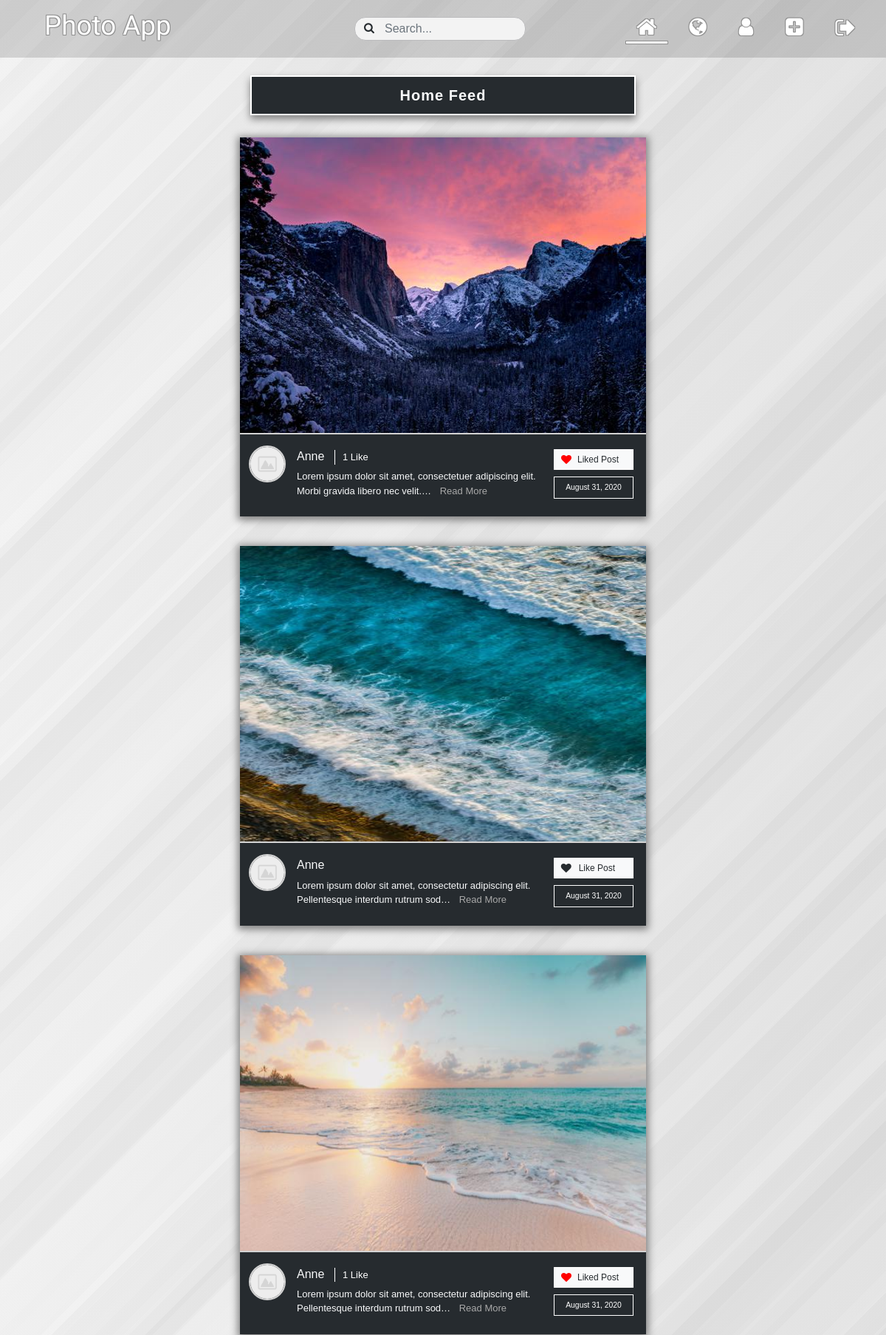
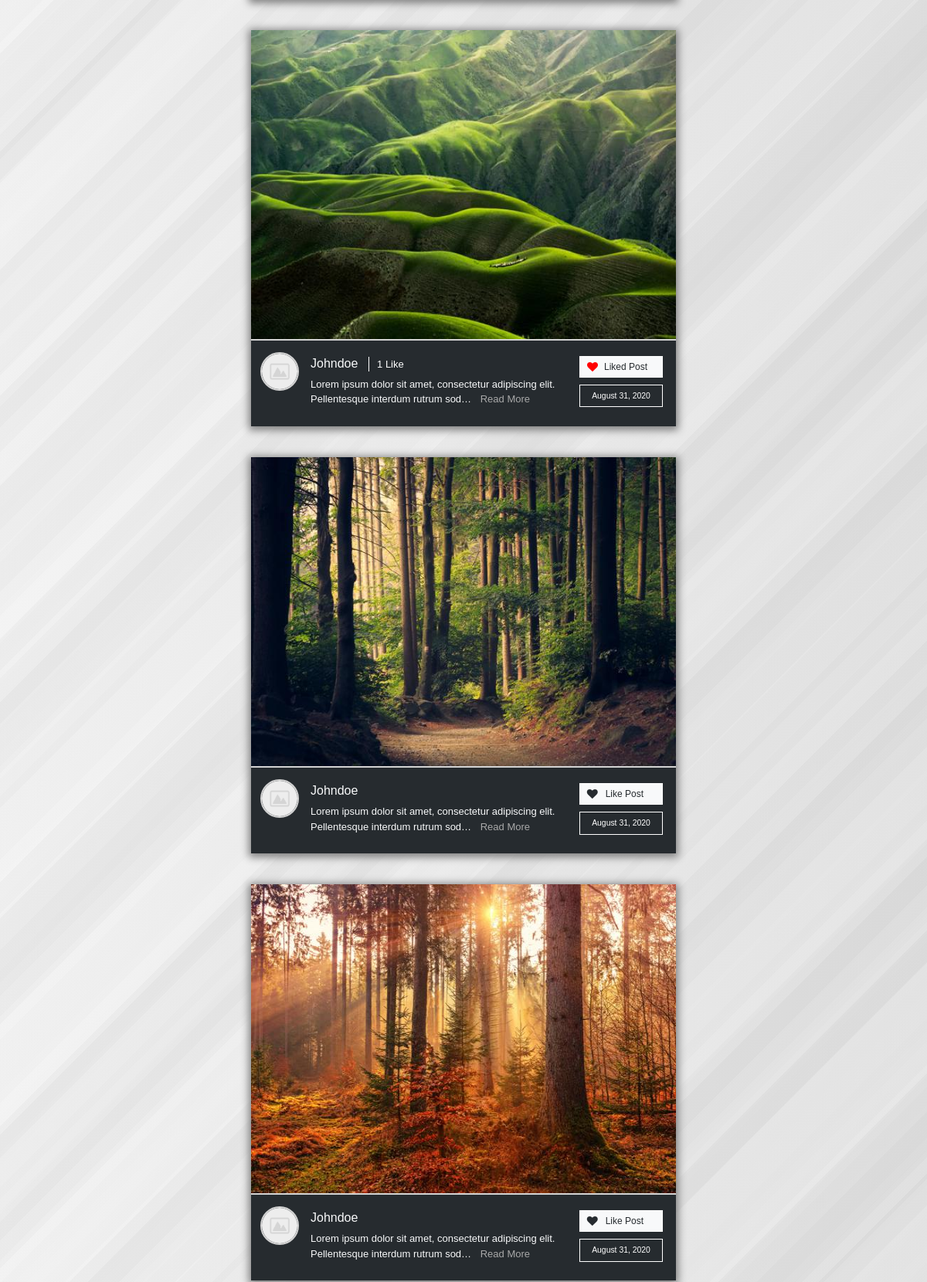
The app's page / (signed in, upper part) with its own data (2 pictures, top to bottom).
### photo_sharing/models.py (models this page shows, shortened)
class Post(models.Model):
    user = models.ForeignKey(User, on_delete=models.CASCADE)
    image = models.ImageField(upload_to='post-images')
    description = models.TextField()
    date_created = models.DateTimeField(auto_now_add=True)

### users/models.py (models this page shows, shortened)
class Profile(models.Model):
    user = models.OneToOneField(User, on_delete=models.CASCADE)
    image = models.ImageField(default='default.jpg', upload_to='profile-image')
    bio = models.CharField(max_length=150)
    following = models.ManyToManyField(User, related_name='followers')

### photo_sharing/views.py (the view)
# urls.py: path('', views.home_feed, name='home'),
@login_required
def home_feed(request):
    following_list = list(Profile.objects.filter(user=request.user).values("following").all())
    following_list = list(map(lambda item: item["following"], following_list))
    following_list.append(request.user.id)
    newest_posts = Post.objects.filter(user_id__in=following_list).all().order_by('-date_created')[:10]
    return render(request, 'photo_sharing/post_list.html', {
        "post_likes": list(PostLike.objects.filter(user=request.user).values_list('post_id', flat=True).all()),
        "newest_posts": newest_posts,
        "following": list(Profile.objects.get(user=request.user).following.all())[:8],
        "home": True
    })

### users/context_processors.py (called while the page is built)
def isFollowing(request):
    if (request.user.username):
        following_list = list(Profile.objects.get(user=request.user).following.all())
    else:
        following_list = 0
    return {
        'following_list': following_list
    }

### photo_sharing/templates/photo_sharing/post_list.html (shortened to what this page needs)
{% extends 'photo_sharing/layout.html' %}
{% block content %}
{% load static %}
<div class='custom_row'>
<div class='center-col'>
    <div id='global-posts'>
        <br>
        <div class='text-center'>
            <div class="page-title home-title">
                Home Feed
            </div>
        </div>
        {% for post in newest_posts %}
            <div class="row no-gutters justify-content-center home">
                <div class="col-12 post-block">
                    <div class='post-image'>
                        <img src="{{ post.image.url }}" alt="Post Image">
                    </div>
                    <div class='post-description-section'>
                        <div class='post-user-image'>
                            <img src="{{ post.user.profile.image.url }}" alt="User Profile Image">
                        </div>
                        <div class='post-description'>
                            <a class='username-link' href="{% url 'profile' post.user.username %}"><h6>{{ post.user.username|title }}</h6></a>
                                <div class='likes'><a href="{% url 'likes-list' post.id %}"><p>
                                    {% if post.postlike_set.all.count > 0 %}
                                    <span class="likes-count">{{ post.postlike_set.all.count }}</span>
                                    {% else %}
                                    <span class="likes-count likes-hidden">0</span>
                                    {% endif %}
                                    {% if post.postlike_set.all.count == 1 %}
                                    <span id="like-title"> Like</span>
                                    {% elif post.postlike_set.all.count > 1 %}
                                    <span id="like-title"> Likes</span>
                                    {% else %}
                                    <span class='likes-hidden' id="like-title"> Like</span>
                                    {% endif %}
                                    </p></a></div>
                            <p class='post-p'><span class='post-text' data-description='{{ post.description|capfirst }}'>{{ post.description|capfirst|truncatechars:90 }}</span> {% if post.description|length > 90 %} <button class='post-read-more-btn'>Read More</button> {% endif %} </p>
                            {% if post.id not in post_likes %}
                            <a href="{% url 'post-like' post.id %}" data-id="{{post.id}}" class='like-btn'><p><i class="fa fa-heart" aria-hidden="true"></i>Like Post</p></a>
                            {% else %}
                            <a href="{% url 'post-like' post.id %}" data-id="{{post.id}}" class='like-btn liked'><p><i class="fa fa-heart" aria-hidden="true"></i>Liked Post</p></a>
                            {% endif %}
                            <p class='post-date'>{{ post.date_created|date:'F d, Y' }}</p>
                        </div>
                    </div>
                </div>
            </div>
        {% empty %}
        <div class='bg-dark text-white py-3 px-4 mt-4'>Your feed is empty. Begin following people to see their posts here.</div>
        {% endfor %}
    </div>
</div>
</div>
{% endblock %}

### photo_sharing/static/photo_sharing/main.css (style rules this page uses)
body { background-image: repeating-linear-gradient(135deg, rgba(128, 128, 128, 0.03) 0px, rgba(128, 128, 128, 0.03) 36px,rgba(119, 119, 119, 0.03) 36px, rgba(119, 119, 119, 0.03) 58px,rgba(198, 198, 198, 0.03) 58px, rgba(198, 198, 198, 0.03) 79px,rgba(15, 15, 15, 0.03) 79px, rgba(15, 15, 15, 0.03) 108px,rgba(146, 146, 146, 0.03) 108px, rgba(146, 146, 146, 0.03) 120px,rgba(135, 135, 135, 0.03) 120px, rgba(135, 135, 135, 0.03) 160px,rgba(98, 98, 98, 0.03) 160px, rgba(98, 98, 98, 0.03) 202px,rgba(197, 197, 197, 0.03) 202px, rgba(197, 197, 197, 0.03) 223px),repeating-linear-gradient(135deg, rgba(146, 146, 146, 0.03) 0px, rgba(146, 146, 146, 0.03) 48px,rgba(148, 148, 148, 0.03) 48px, rgba(148, 148, 148, 0.03) 92px,rgba(187, 187, 187, 0.03) 92px, rgba(187, 187, 187, 0.03) 124px,rgba(127, 127, 127, 0.03) 124px, rgba(127, 127, 127, 0.03) 137px,rgba(123, 123, 123, 0.03) 137px, rgba(123, 123, 123, 0.03) 156px,rgba(7, 7, 7, 0.03) 156px, rgba(7, 7, 7, 0.03) 198px,rgba(140, 140, 140, 0.03) 198px, rgba(140, 140, 140, 0.03) 224px,rgba(167, 167, 167, 0.03) 224px, rgba(167, 167, 167, 0.03) 249px),repeating-linear-gradient(135deg, rgba(118, 118, 118, 0.03) 0px, rgba(118, 118, 118, 0.03) 11px,rgba(69, 69, 69, 0.03) 11px, rgba(69, 69, 69, 0.03) 38px,rgba(202, 202, 202, 0.03) 38px, rgba(202, 202, 202, 0.03) 63px,rgba(213, 213, 213, 0.03) 63px, rgba(213, 213, 213, 0.03) 100px,rgba(238, 238, 238, 0.03) 100px, rgba(238, 238, 238, 0.03) 122px,rgba(221, 221, 221, 0.03) 122px, rgba(221, 221, 221, 0.03) 139px,rgba(34, 34, 34, 0.03) 139px, rgba(34, 34, 34, 0.03) 168px,rgba(52, 52, 52, 0.03) 168px, rgba(52, 52, 52, 0.03) 198px),linear-gradient(90deg, rgb(248, 248, 248),rgb(233, 233, 233)); background-position: center; background-repeat: no-repeat; background-size: cover; background-attachment: fixed; font-family: Helvetica, sans-serif; color: #f8f9fa; min-height: 100vh; }
.custom_row { display: grid; grid-template-columns: 25% 50% 25%; max-width: 1375px; margin: auto; }
@media (max-width: 1200px) { .custom_row { display: block; } }
#global-posts { width: 90%; max-width: 550px; margin: auto; }
.home-title { font-size: 1.25rem !important; }
.home .post-image { width: 100%; height: 400px; }
.home .post-image img { height: 100%; width: 100%; }
.home .post-description { font-size: 13px; margin: 5px 5px 5px 15px; position: relative; padding-right: 120px; padding-bottom: 5px; width: 100%; min-height: 68px; display: inline-block; max-height: 80px; overflow-y: scroll; }
.post-text { margin-right: 8px; }
.post-read-more-btn, .view-post-btn { display: inline; padding: 0; background: none; outline: none; border: none; color: darkgrey; }
.home .post-date { top: 37px; right: 0; padding: 6px 0; font-size: 0.65rem; background: #262B2F; text-align: center; border: 1px solid white; color: white; box-sizing: border-box; width: 108px; }
.like-btn { position: absolute; top: 0; right: 0; background: #f8f9fa; color: #262B2F; padding: 4px 24px 4px 9px; font-size: 12px; border: 1px solid white; cursor: pointer; }
.like-btn .fa-heart { margin-right: 10px; font-size: 14px; position: relative; top: 1px; }
.liked { padding: 4px 19px 4px 9px; }
.liked .fa-heart { color: red; margin-right: 8px; }
.likes { display: inline-block; margin-left: 10px; border-left: 1px solid white; padding-left: 10px; }
.likes a { color: white; }
.post-block, .profile-post-block { background: #262B2F; display: flex; flex-direction: column; box-sizing: border-box; margin: 20px; box-shadow: 0px 2px 10px 3px grey; position: relative; width: 370px; }
.post-image { width: 100%; height: 300px; }
.post-image img { height: 100%; width: 100%; }
.post-description-section { display: flex; padding: 15px 12px; border-top: 2px solid lightgrey; }
.post-user-image img { width: 50px; height: 50px; border-radius: 50%; border: 2px solid lightgrey; }
.post-description { font-size: 12px; margin: auto; margin-left: 15px; }
.post-description p { margin-bottom: 0; }
.post-date { display: inline-block; position: absolute; top: 10px; right: 0px; background: #f8f9fa; color: #262B2F; padding: 4px 10px; font-size: 12px; }
.page-title { border: 2px solid white; color: #f8f9fa; background: #262B2F; padding: 10px 5px; max-width: 650px; width: 95%; box-shadow: 0px 5px 10px grey; margin: auto; margin-bottom: 10px; font-size: 1.7rem; font-weight: bold; letter-spacing: 1px; }
.username-link { display: inline-block; color: #f8f9fa; }

### records on screen
Post: image (picture), user.profile.image (placeholder picture), user.username "Anne", postlike_set.all.count "1", shows "Like", description "Lorem ipsum dolor sit amet, consectetuer adipiscing elit. Morbi gravida libero nec velit.…", shows "Read More", date_created "August 31, 2020"
Post: image (picture), user.profile.image (placeholder picture), user.username "Anne", description "Lorem ipsum dolor sit amet, consectetur adipiscing elit. Pellentesque interdum rutrum sod…", shows "Read More", date_created "August 31, 2020"
Post: image (picture), user.profile.image (placeholder picture), user.username "Anne", postlike_set.all.count "1", shows "Like", description "Lorem ipsum dolor sit amet, consectetur adipiscing elit. Pellentesque interdum rutrum sod…", shows "Read More", date_created "August 31, 2020"
Post: image (picture), user.profile.image (placeholder picture), user.username "Johndoe", postlike_set.all.count "1", shows "Like", description "Lorem ipsum dolor sit amet, consectetur adipiscing elit. Pellentesque interdum rutrum sod…", shows "Read More", date_created "August 31, 2020"
Post: image (picture), user.profile.image (placeholder picture), user.username "Johndoe", description "Lorem ipsum dolor sit amet, consectetur adipiscing elit. Pellentesque interdum rutrum sod…", shows "Read More", date_created "August 31, 2020"
Post: image (picture), user.profile.image (placeholder picture), user.username "Johndoe", description "Lorem ipsum dolor sit amet, consectetur adipiscing elit. Pellentesque interdum rutrum sod…", shows "Read More", date_created "August 31, 2020"
